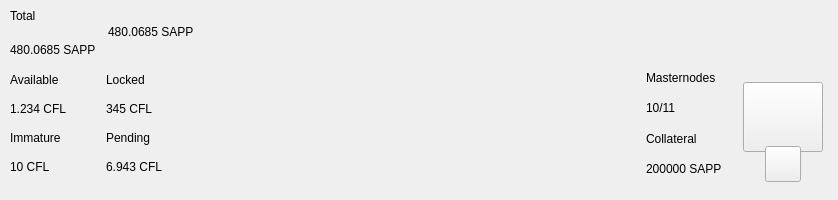
<?xml version="1.0" encoding="UTF-8"?>
<ui version="4.0">
 <class>TopBar</class>
 <widget class="QWidget" name="TopBar">
  <property name="geometry">
   <rect>
    <x>0</x>
    <y>0</y>
    <width>838</width>
    <height>200</height>
   </rect>
  </property>
  <property name="minimumSize">
   <size>
    <width>0</width>
    <height>200</height>
   </size>
  </property>
  <property name="maximumSize">
   <size>
    <width>16777215</width>
    <height>200</height>
   </size>
  </property>
  <property name="windowTitle">
   <string>Form</string>
  </property>
  <layout class="QVBoxLayout" name="verticalLayout_10" stretch="0">
   <property name="spacing">
    <number>0</number>
   </property>
   <property name="leftMargin">
    <number>0</number>
   </property>
   <property name="topMargin">
    <number>0</number>
   </property>
   <property name="rightMargin">
    <number>0</number>
   </property>
   <property name="bottomMargin">
    <number>0</number>
   </property>
   <item>
    <widget class="PFBorderImage" name="containerTop">
     <layout class="QVBoxLayout" name="verticalLayout_11">
      <property name="spacing">
       <number>0</number>
      </property>
      <property name="leftMargin">
       <number>0</number>
      </property>
      <property name="topMargin">
       <number>0</number>
      </property>
      <property name="rightMargin">
       <number>0</number>
      </property>
      <property name="bottomMargin">
       <number>0</number>
      </property>
      <item>
       <widget class="QWidget" name="top_container_2" native="true">
        <property name="minimumSize">
         <size>
          <width>0</width>
          <height>65</height>
         </size>
        </property>
        <layout class="QHBoxLayout" name="top_container">
         <property name="spacing">
          <number>0</number>
         </property>
         <property name="leftMargin">
          <number>10</number>
         </property>
         <property name="topMargin">
          <number>0</number>
         </property>
         <property name="rightMargin">
          <number>10</number>
         </property>
         <property name="bottomMargin">
          <number>0</number>
         </property>
         <item>
          <layout class="QHBoxLayout" name="horizontalLayout_4">
           <property name="spacing">
            <number>12</number>
           </property>
           <property name="rightMargin">
            <number>0</number>
           </property>
           <item>
            <widget class="QWidget" name="widgetAmount" native="true">
             <layout class="QVBoxLayout" name="verticalLayout_2">
              <property name="spacing">
               <number>2</number>
              </property>
              <property name="leftMargin">
               <number>0</number>
              </property>
              <property name="topMargin">
               <number>0</number>
              </property>
              <property name="rightMargin">
               <number>0</number>
              </property>
              <property name="bottomMargin">
               <number>0</number>
              </property>
              <item>
               <widget class="QLabel" name="labelTitle1">
                <property name="text">
                 <string>Total</string>
                </property>
               </widget>
              </item>
              <item>
               <widget class="QLabel" name="labelAmountPiv">
                <property name="text">
                 <string notr="true">480.0685 SAPP</string>
                </property>
               </widget>
              </item>
             </layout>
            </widget>
           </item>
           <item alignment="Qt::AlignVCenter">
            <widget class="QWidget" name="widgetTopAmount" native="true">
             <property name="sizePolicy">
              <sizepolicy hsizetype="Preferred" vsizetype="Maximum">
               <horstretch>0</horstretch>
               <verstretch>0</verstretch>
              </sizepolicy>
             </property>
             <layout class="QHBoxLayout" name="horizontalLayout_5">
              <property name="spacing">
               <number>0</number>
              </property>
              <property name="leftMargin">
               <number>0</number>
              </property>
              <property name="topMargin">
               <number>0</number>
              </property>
              <property name="rightMargin">
               <number>0</number>
              </property>
              <property name="bottomMargin">
               <number>0</number>
              </property>
              <item alignment="Qt::AlignTop">
               <widget class="QLabel" name="labelAmountTopPiv">
                <property name="minimumSize">
                 <size>
                  <width>0</width>
                  <height>36</height>
                 </size>
                </property>
                <property name="styleSheet">
                 <string notr="true">padding:0px;margin:0px;</string>
                </property>
                <property name="text">
                 <string notr="true">480.0685 SAPP</string>
                </property>
               </widget>
              </item>
             </layout>
            </widget>
           </item>
           <item>
            <spacer name="horizontalSpacer">
             <property name="orientation">
              <enum>Qt::Horizontal</enum>
             </property>
             <property name="sizeHint" stdset="0">
              <size>
               <width>40</width>
               <height>20</height>
              </size>
             </property>
            </spacer>
           </item>
           <item alignment="Qt::AlignRight">
            <widget class="QWidget" name="layoutSync" native="true">
             <property name="minimumSize">
              <size>
               <width>0</width>
               <height>36</height>
              </size>
             </property>
             <property name="maximumSize">
              <size>
               <width>16777215</width>
               <height>36</height>
              </size>
             </property>
             <layout class="QVBoxLayout" name="verticalLayout_9">
              <property name="leftMargin">
               <number>0</number>
              </property>
              <property name="topMargin">
               <number>0</number>
              </property>
              <property name="rightMargin">
               <number>0</number>
              </property>
              <property name="bottomMargin">
               <number>0</number>
              </property>
              <item>
               <widget class="ExpandableButton" name="pushButtonSync" native="true">
                <property name="minimumSize">
                 <size>
                  <width>36</width>
                  <height>36</height>
                 </size>
                </property>
                <property name="maximumSize">
                 <size>
                  <width>16777215</width>
                  <height>36</height>
                 </size>
                </property>
               </widget>
              </item>
             </layout>
            </widget>
           </item>
           <item>
            <widget class="ExpandableButton" name="pushButtonHDUpgrade" native="true">
             <property name="minimumSize">
              <size>
               <width>36</width>
               <height>36</height>
              </size>
             </property>
             <property name="maximumSize">
              <size>
               <width>16777215</width>
               <height>36</height>
              </size>
             </property>
            </widget>
           </item>
           <item>
            <widget class="ExpandableButton" name="pushButtonStack" native="true">
             <property name="minimumSize">
              <size>
               <width>36</width>
               <height>36</height>
              </size>
             </property>
             <property name="maximumSize">
              <size>
               <width>16777215</width>
               <height>36</height>
              </size>
             </property>
            </widget>
           </item>
           <item>
            <widget class="ExpandableButton" name="pushButtonConf" native="true">
             <property name="minimumSize">
              <size>
               <width>36</width>
               <height>36</height>
              </size>
             </property>
             <property name="maximumSize">
              <size>
               <width>16777215</width>
               <height>36</height>
              </size>
             </property>
            </widget>
           </item>
           <item>
            <widget class="ExpandableButton" name="pushButtonMasternodes" native="true">
             <property name="minimumSize">
              <size>
               <width>36</width>
               <height>36</height>
              </size>
             </property>
             <property name="maximumSize">
              <size>
               <width>16777215</width>
               <height>36</height>
              </size>
             </property>
            </widget>
           </item>
           <item>
            <widget class="ExpandableButton" name="pushButtonConsole" native="true">
             <property name="minimumSize">
              <size>
               <width>36</width>
               <height>36</height>
              </size>
             </property>
             <property name="maximumSize">
              <size>
               <width>16777215</width>
               <height>36</height>
              </size>
             </property>
            </widget>
           </item>
           <item>
            <widget class="ExpandableButton" name="pushButtonColdStaking" native="true">
             <property name="minimumSize">
              <size>
               <width>36</width>
               <height>36</height>
              </size>
             </property>
             <property name="maximumSize">
              <size>
               <width>16777215</width>
               <height>36</height>
              </size>
             </property>
            </widget>
           </item>
           <item>
            <widget class="ExpandableButton" name="pushButtonConnection" native="true">
             <property name="minimumSize">
              <size>
               <width>36</width>
               <height>36</height>
              </size>
             </property>
             <property name="maximumSize">
              <size>
               <width>16777215</width>
               <height>36</height>
              </size>
             </property>
            </widget>
           </item>
           <item>
            <widget class="ExpandableButton" name="pushButtonTor" native="true">
             <property name="minimumSize">
              <size>
               <width>36</width>
               <height>36</height>
              </size>
             </property>
             <property name="maximumSize">
              <size>
               <width>16777215</width>
               <height>36</height>
              </size>
             </property>
            </widget>
           </item>
           <item>
            <widget class="ExpandableButton" name="pushButtonLock" native="true">
             <property name="sizePolicy">
              <sizepolicy hsizetype="Expanding" vsizetype="Expanding">
               <horstretch>0</horstretch>
               <verstretch>0</verstretch>
              </sizepolicy>
             </property>
             <property name="minimumSize">
              <size>
               <width>36</width>
               <height>0</height>
              </size>
             </property>
             <property name="maximumSize">
              <size>
               <width>16777215</width>
               <height>36</height>
              </size>
             </property>
            </widget>
           </item>
           <item>
            <widget class="ExpandableButton" name="pushButtonTheme" native="true">
             <property name="minimumSize">
              <size>
               <width>36</width>
               <height>36</height>
              </size>
             </property>
             <property name="maximumSize">
              <size>
               <width>16777215</width>
               <height>36</height>
              </size>
             </property>
            </widget>
           </item>
           <item>
            <widget class="ExpandableButton" name="pushButtonFAQ" native="true">
             <property name="minimumSize">
              <size>
               <width>36</width>
               <height>36</height>
              </size>
             </property>
             <property name="maximumSize">
              <size>
               <width>16777215</width>
               <height>36</height>
              </size>
             </property>
            </widget>
           </item>
          </layout>
         </item>
        </layout>
       </widget>
      </item>
      <item>
       <widget class="QWidget" name="bottom_container" native="true">
        <property name="minimumSize">
         <size>
          <width>0</width>
          <height>135</height>
         </size>
        </property>
        <layout class="QHBoxLayout" name="botton_container">
         <property name="leftMargin">
          <number>10</number>
         </property>
         <property name="topMargin">
          <number>0</number>
         </property>
         <property name="rightMargin">
          <number>10</number>
         </property>
         <property name="bottomMargin">
          <number>10</number>
         </property>
         <item>
          <layout class="QHBoxLayout" name="horizontalLayout_3">
           <property name="bottomMargin">
            <number>9</number>
           </property>
           <item>
            <layout class="QVBoxLayout" name="verticalLayout_7">
             <property name="spacing">
              <number>0</number>
             </property>
             <property name="leftMargin">
              <number>0</number>
             </property>
             <property name="rightMargin">
              <number>30</number>
             </property>
             <item>
              <layout class="QHBoxLayout" name="horizontalLayout_2">
               <property name="spacing">
                <number>0</number>
               </property>
               <item>
                <layout class="QVBoxLayout" name="verticalLayout_5">
                 <item>
                  <widget class="QLabel" name="labelTitle5">
                   <property name="text">
                    <string>Available</string>
                   </property>
                  </widget>
                 </item>
                 <item>
                  <widget class="QLabel" name="labelAvailablePiv">
                   <property name="text">
                    <string>1.234 CFL</string>
                   </property>
                  </widget>
                 </item>
                 <item>
                  <widget class="QLabel" name="labelTitle4">
                   <property name="text">
                    <string>Immature</string>
                   </property>
                  </widget>
                 </item>
                 <item>
                  <widget class="QLabel" name="labelImmaturePiv">
                   <property name="text">
                    <string notr="true">10 CFL</string>
                   </property>
                  </widget>
                 </item>
                </layout>
               </item>
               <item>
                <spacer name="horizontalSpacer_3">
                 <property name="orientation">
                  <enum>Qt::Horizontal</enum>
                 </property>
                 <property name="sizeType">
                  <enum>QSizePolicy::Fixed</enum>
                 </property>
                 <property name="sizeHint" stdset="0">
                  <size>
                   <width>40</width>
                   <height>20</height>
                  </size>
                 </property>
                </spacer>
               </item>
               <item>
                <layout class="QVBoxLayout" name="verticalLayout_6">
                 <item>
                  <widget class="QLabel" name="labelTitle6">
                   <property name="text">
                    <string>Locked</string>
                   </property>
                  </widget>
                 </item>
                 <item>
                  <widget class="QLabel" name="labelLockedPiv">
                   <property name="text">
                    <string>345 CFL</string>
                   </property>
                  </widget>
                 </item>
                 <item>
                  <widget class="QLabel" name="labelTitle3">
                   <property name="text">
                    <string>Pending</string>
                   </property>
                  </widget>
                 </item>
                 <item>
                  <widget class="QLabel" name="labelPendingPiv">
                   <property name="text">
                    <string notr="true">6.943 CFL</string>
                   </property>
                  </widget>
                 </item>
                </layout>
               </item>
              </layout>
             </item>
            </layout>
           </item>
          </layout>
         </item>
         <item>
          <spacer name="horizontalSpacer_2">
           <property name="orientation">
            <enum>Qt::Horizontal</enum>
           </property>
           <property name="sizeHint" stdset="0">
            <size>
             <width>40</width>
             <height>20</height>
            </size>
           </property>
          </spacer>
         </item>
         <item>
          <layout class="QHBoxLayout" name="horizontalLayout_6">
           <property name="rightMargin">
            <number>10</number>
           </property>
           <property name="bottomMargin">
            <number>9</number>
           </property>
           <item>
            <layout class="QVBoxLayout" name="verticalLayout_5">
             <item>
              <widget class="QLabel" name="labelMasternodesTitle">
               <property name="text">
                <string>Masternodes</string>
               </property>
              </widget>
             </item>
             <item>
              <widget class="QLabel" name="labelMasternodeCount">
               <property name="text">
                <string>10/11</string>
               </property>
              </widget>
             </item>
             <item>
              <widget class="QLabel" name="labelTitle8">
               <property name="text">
                <string>Collateral</string>
               </property>
              </widget>
             </item>
             <item>
              <widget class="QLabel" name="labelCollateralPiv">
               <property name="text">
                <string notr="true">200000 SAPP</string>
               </property>
              </widget>
             </item>
            </layout>
           </item>
          </layout>
         </item>
         <item>
          <widget class="QWidget" name="qrContainer" native="true">
           <property name="sizePolicy">
            <sizepolicy hsizetype="Preferred" vsizetype="Minimum">
             <horstretch>0</horstretch>
             <verstretch>0</verstretch>
            </sizepolicy>
           </property>
           <property name="minimumSize">
            <size>
             <width>90</width>
             <height>110</height>
            </size>
           </property>
           <property name="maximumSize">
            <size>
             <width>90</width>
             <height>110</height>
            </size>
           </property>
           <layout class="QVBoxLayout" name="containerQR">
            <property name="spacing">
             <number>0</number>
            </property>
            <property name="leftMargin">
             <number>5</number>
            </property>
            <property name="topMargin">
             <number>10</number>
            </property>
            <property name="rightMargin">
             <number>5</number>
            </property>
            <property name="bottomMargin">
             <number>0</number>
            </property>
            <item>
             <widget class="QPushButton" name="btnQr">
              <property name="minimumSize">
               <size>
                <width>70</width>
                <height>70</height>
               </size>
              </property>
              <property name="maximumSize">
               <size>
                <width>16777215</width>
                <height>70</height>
               </size>
              </property>
              <property name="focusPolicy">
               <enum>Qt::NoFocus</enum>
              </property>
              <property name="text">
               <string/>
              </property>
              <property name="iconSize">
               <size>
                <width>70</width>
                <height>70</height>
               </size>
              </property>
             </widget>
            </item>
            <item>
             <spacer name="verticalSpacer">
              <property name="orientation">
               <enum>Qt::Vertical</enum>
              </property>
              <property name="sizeType">
               <enum>QSizePolicy::Fixed</enum>
              </property>
              <property name="sizeHint" stdset="0">
               <size>
                <width>20</width>
                <height>20</height>
               </size>
              </property>
             </spacer>
            </item>
            <item alignment="Qt::AlignHCenter|Qt::AlignBottom">
             <widget class="QPushButton" name="pushButtonQR">
              <property name="minimumSize">
               <size>
                <width>36</width>
                <height>36</height>
               </size>
              </property>
              <property name="maximumSize">
               <size>
                <width>36</width>
                <height>36</height>
               </size>
              </property>
              <property name="focusPolicy">
               <enum>Qt::NoFocus</enum>
              </property>
              <property name="text">
               <string/>
              </property>
             </widget>
            </item>
           </layout>
          </widget>
         </item>
        </layout>
       </widget>
      </item>
     </layout>
    </widget>
   </item>
  </layout>
 </widget>
 <customwidgets>
  <customwidget>
   <class>ExpandableButton</class>
   <extends>QWidget</extends>
   <header>qt/pivx/expandablebutton.h</header>
   <container>1</container>
  </customwidget>
  <customwidget>
   <class>PFBorderImage</class>
   <extends>QFrame</extends>
   <header>qt/pivx/pfborderimage.h</header>
   <container>1</container>
  </customwidget>
 </customwidgets>
 <resources/>
 <connections/>
</ui>
